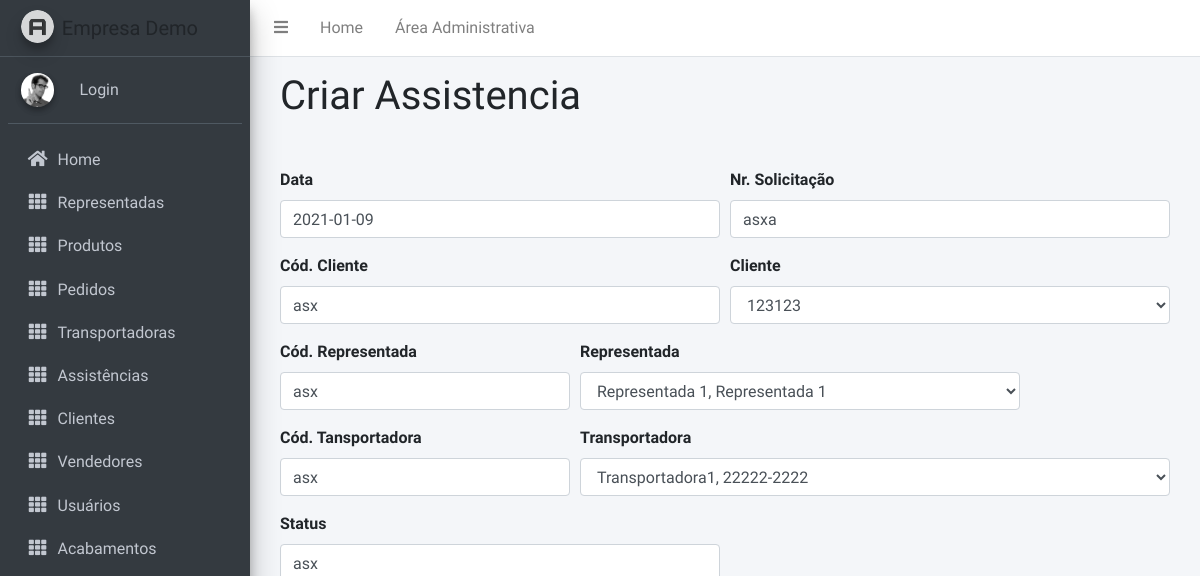
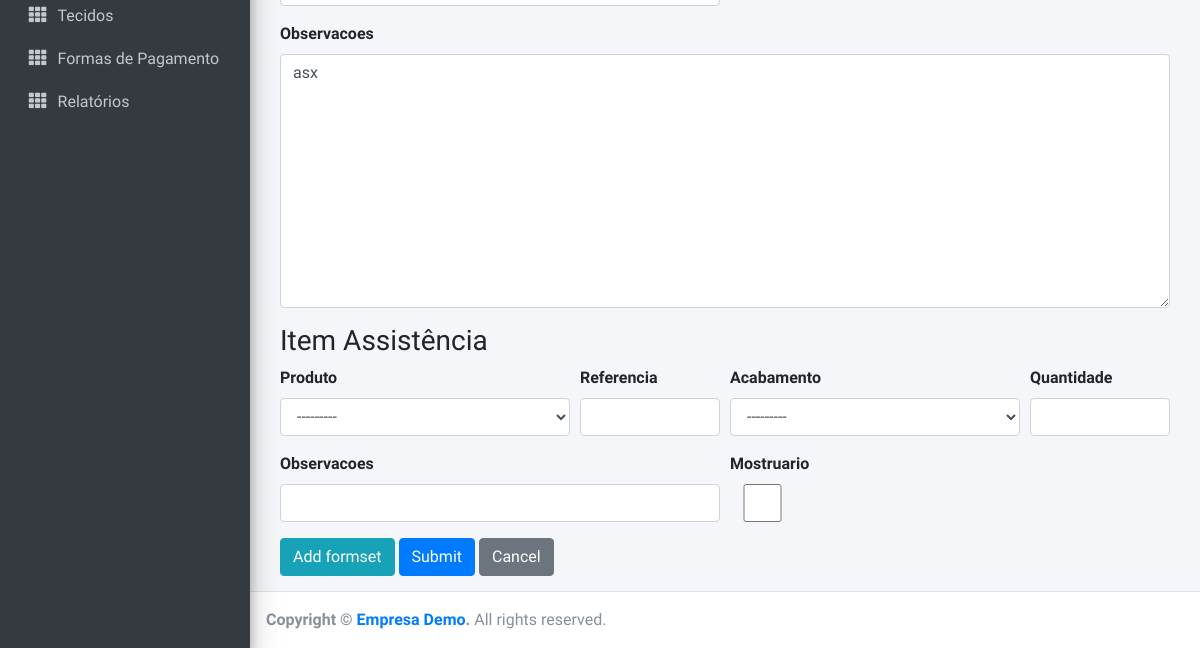
/myapp/assistencia/1/update/, run on an earlier commit of the app's database (2 pictures, top to bottom).
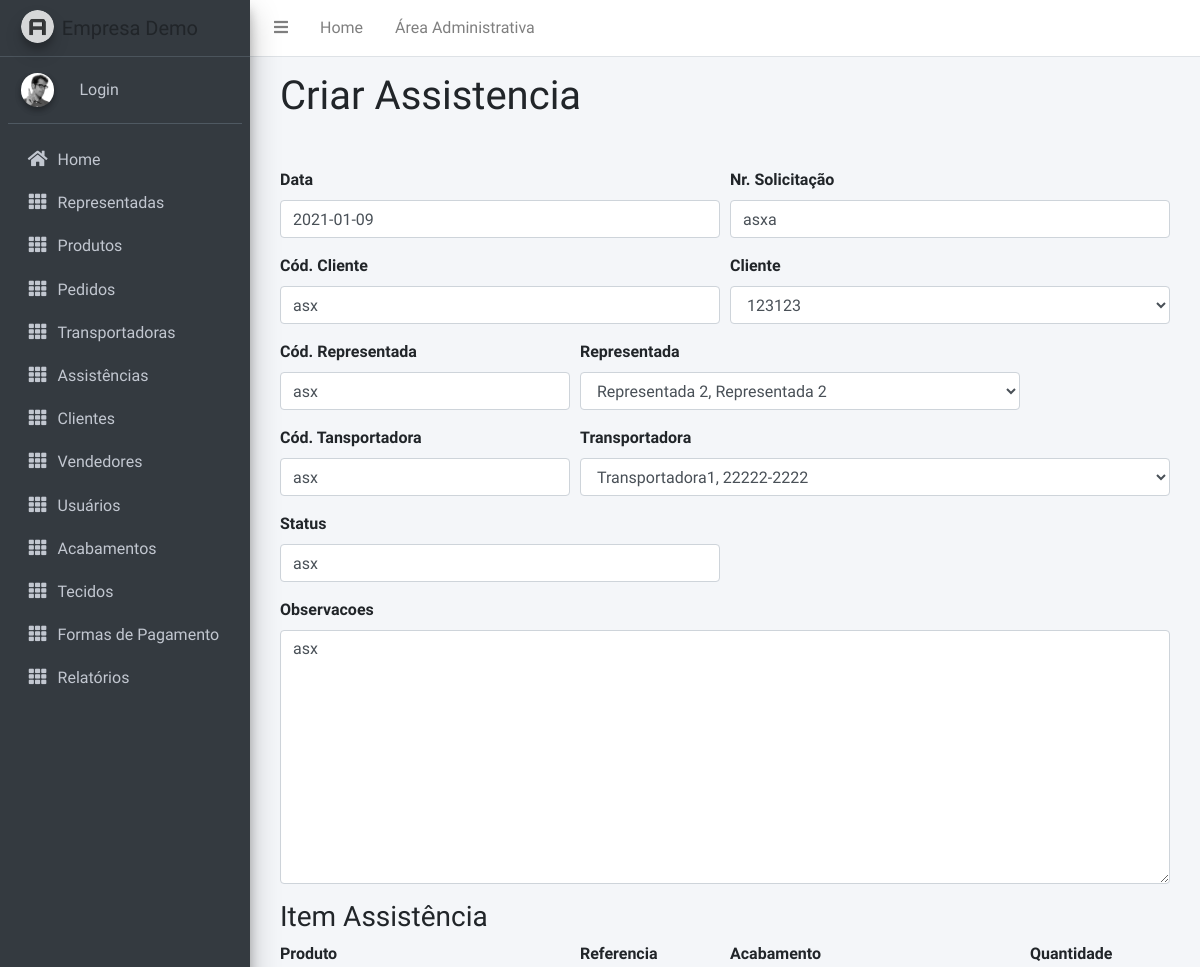
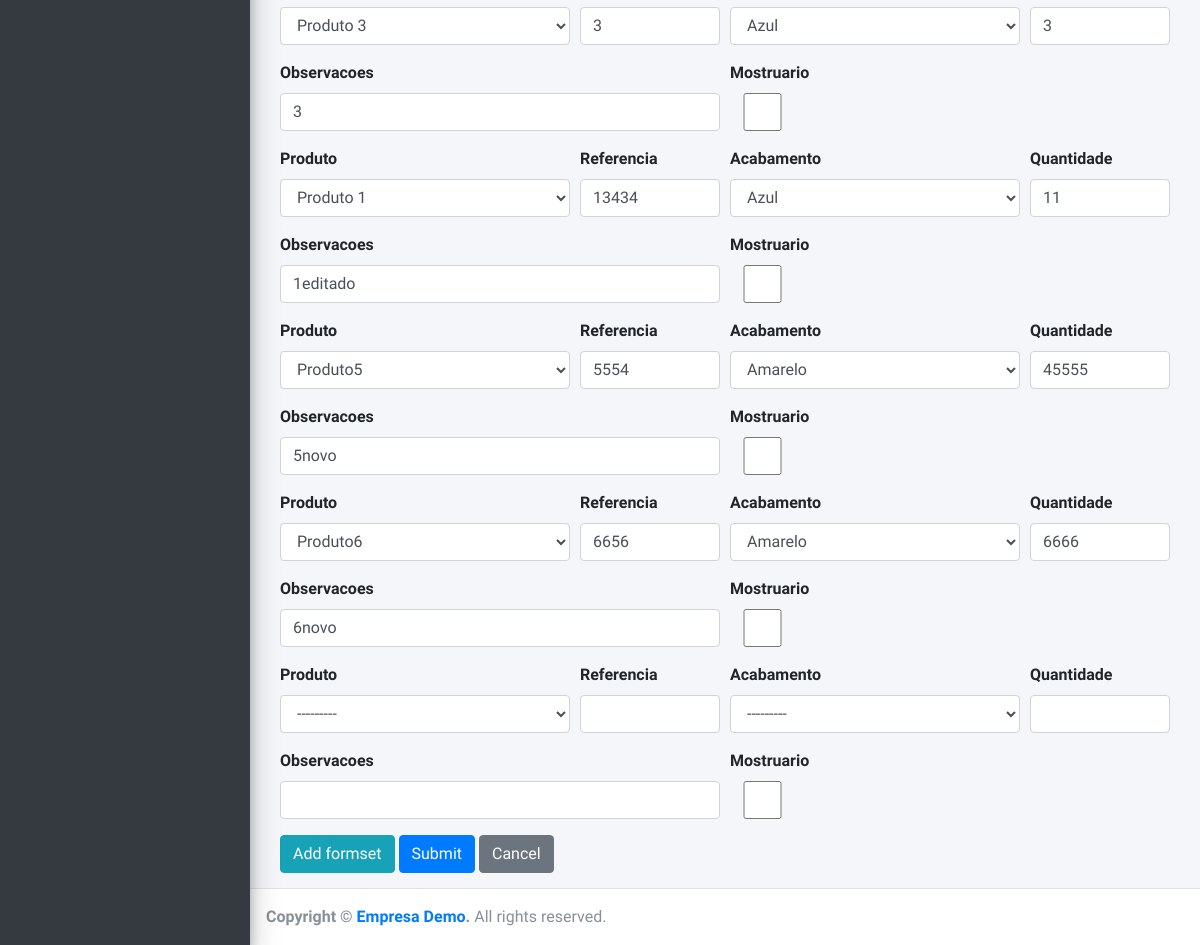
And on a later commit of the database (2 pictures, top to bottom).
### myapp/models.py (models this page shows, shortened)
class Assistencia(models.Model):
    data = models.DateField()
    numeroSolicitacao = models.CharField(max_length=200)
    codCliente = models.CharField(max_length=200)
    cliente = models.ForeignKey('Cliente', on_delete=models.SET_NULL, null=True)
    codRepresentada = models.CharField(max_length=200)
    representada = models.ForeignKey('Representada', on_delete=models.SET_NULL, null=True)
    codTransportadora = models.CharField(max_length=200)
    transportadora = models.ForeignKey('Transportadora', on_delete=models.SET_NULL, null=True)
    status = models.CharField(max_length=200)
    observacoes = models.TextField(max_length=600)
    lastUpdate = models.DateTimeField(auto_now=True)

### myapp/views.py (the view, shortened to what this page needs)
# urls.py: path('assistencia/<int:pk>/update/', views.AssistenciaUpdate.as_view(), name='assistencia-update'),
class AssistenciaUpdate( UpdateView):
    model = Assistencia
    form_class = AssistenciaForm
    inline_formset = ItemAssistenciaInlineFormset
    template_name = 'myapp/assistencia_form.html'
    def get(self, request, *args, **kwargs):
        self.object = get_object_or_404(Assistencia, pk=self.kwargs['pk'])
        form = self.form_class(instance=self.object)
        formset = self.inline_formset(instance=self.object)
        return render(request,\
            self.template_name,\
            {'form': form, 'formset': formset})

### myapp/forms.py
class AssistenciaForm(ModelForm):
    class Meta:
        model = Assistencia
        fields = '__all__'

### myapp/models.py (called while the page is built)
    def __str__(self):
        return '{0}, {1}'.format(self.nome, self.contato)

    def __str__(self):
        return self.nome

    def __str__(self):
        return self.razaoSocial

    def __str__(self):
        return '{0}, {1}'.format(self.nome, self.contato)

    def __str__(self):
        return self.acabamento

### myapp/templates/myapp/assistencia_form.html (shortened to what the changed rows need)
{% extends "base_generic.html" %}
{% load widget_tweaks %}
{% block content %}
    <div class="form-container">
        <h1 class="mb-5">Criar Assistencia</h1>
        <form action="" method="post">
            <div class="form-row">
                <div class="form-group col-md-6">
                    <label>Data</label>
                    {{ form.data|add_class:'form-control' }}
                </div>
                <div class="form-group col-md-6">
                    <label>Nr. Solicitação</label>
                    {{ form.numeroSolicitacao|add_class:'form-control' }}
                </div>
            </div>
            <div class="form-row">
                <div class="form-group col-md-6">
                    <label>Cód. Cliente</label>
                    {{ form.codCliente|add_class:'form-control' }}
                </div>
                <div class="form-group col-md-6">
                    <label>Cliente</label>
                    {{ form.cliente|add_class:'form-control' }}
                </div>
            </div>
            <div class="form-row">
                <div class="form-group col-md-4">
                    <label>Cód. Representada</label>
                    {{ form.codRepresentada|add_class:'form-control' }}
                </div>
                <div class="form-group col-md-6">
                   <label>Representada</label>
                    {{ form.representada|add_class:'form-control' }}
                </div>
            </div>
            <div class="form-row">
                <div class="form-group col-md-4">
                    <label>Cód. Tansportadora</label>
                    {{ form.codTransportadora|add_class:'form-control' }}
                </div>
                <div class="form-group col-md-8">
                    <label>Transportadora</label>
                    {{ form.transportadora|add_class:'form-control' }}
                </div>
            </div>
            <div class="form-row">
                <div class="form-group col-md-6">
                    <label>Status</label>
                    {{ form.status|add_class:'form-control' }}
                </div>
            </div>
            <div class="form-group">
                <label>Observacoes</label>
                {{ form.observacoes|add_class:'form-control' }}
            </div>
            <div id="formset-container">
                {% for form in formset %}
                    <div id="formset-{{ forloop.counter0 }}" class="formset-div">
                        <div class="form-row">
                            <div class="form-group col-md-4">
                                <label>Produto</label>
                                {{ form.produto|add_class:'form-control' }}
                            </div>
                            <div class="form-group col-md-2">
                                <label>Referencia</label>
                                {{ form.referencia|add_class:'form-control' }}
                            </div>
                            <div class="form-group col-md-4">
                                <label>Acabamento</label>
                                {{ form.acabamento|add_class:'form-control' }}
                            </div>
                            <div class="form-group col-md-2">
                                <label>Quantidade</label>
                                {{ form.quantidade|add_class:'form-control' }}
                            </div>
                        </div>
                        <div class="form-row">
                            <div class="form-group col-md-6">
                                <label>Observacoes</label>
                                {{ form.observacoes|add_class:'form-control' }}
                            </div>
                            <div class="form-group col-md-1">
                                <label>Mostruario</label>
                                {{ form.mostruario|add_class:'form-control' }}
                            </div>
                        </div>
                    </div>
                {% endfor %}
            </div>
        </form>
    </div>
{% endblock %}

What changed in the data, as far as the page shows it:
changed Assistencia "asxa": representada "Representada 1, Representada 1" → "Representada 2, Representada 2"
Also different on the page:
form field produto: "---------" → "Produto 3"
form field referencia: (not shown) → "3"
form field acabamento: "---------" → "Azul"
form field quantidade: (not shown) → "3"
form field observacoes: (not shown) → "3"
new list line: "Produto Produto 1 Referencia 13434 Acabamento Azul Quantidade 11 Observacoes 1editado Mostruario ☐"
new list line: "Produto Produto5 Referencia 5554 Acabamento Amarelo Quantidade 45555 Observacoes 5novo Mostruario ☐"
new list line: "Produto Produto6 Referencia 6656 Acabamento Amarelo Quantidade 6666 Observacoes 6novo Mostruario ☐"
new list line: "Produto --------- Referencia  Acabamento --------- Quantidade  Observacoes  Mostruario ☐"
